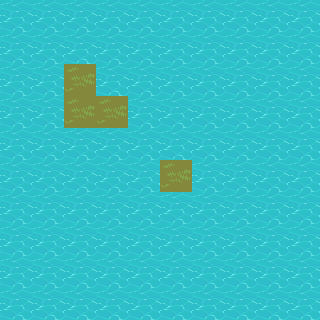

The image is a tile-based game level rendered from a .tmx file. Its description and complete source (layers, tilesets, objects, tile grids) follow:
An orthogonal 10x10 tile map with 32x32 px tiles, 5 tile layers (ground2, ground3, water, water2, ...), 8 tilesets.

<map version="1.10" tiledversion="1.10.1" orientation="orthogonal" renderorder="right-down" width="10" height="10" tilewidth="32" tileheight="32" infinite="0" nextlayerid="36" nextobjectid="842">
 <properties>
  <property name="AutomappingRadius" type="int" value="4" />
 </properties>
 <tileset firstgid="1" source="Terrain - Ancient Ruins.tsx" />
 <tileset firstgid="2210" source="Ancient Ruins-Animated Terrains-16 frames-with transparency.tsx" />
 <tileset firstgid="4550" source="Ancient Ruins-Animated Terrains2-8 frames.tsx" />
 <tileset firstgid="5507" source="Ancient Ruins-Tileset-Terrain2.tsx" />
 <tileset firstgid="9537" name="Atlas-Props" tilewidth="32" tileheight="32" tilecount="2500" columns="50">
  <image source="tiles/map/ancientLand/Props/Atlas-Props.png" width="1600" height="1600" />
 </tileset>
 <tileset firstgid="12037" source="Ancient Ruins-Animated Terrains-8 frames.tsx" />
 <tileset firstgid="12994" name="Atlas-Props" tilewidth="32" tileheight="32" tilecount="2496" columns="39">
  <image source="tiles/map/grassLand/Props/Atlas-Props.png" width="1248" height="2048" />
 </tileset>
 <tileset firstgid="15490" source="Ancient Ruins-Animated Terrains-8 frames-with transparency.tsx" />
 <layer id="30" name="ground2" width="10" height="10">
  <data encoding="csv">
0,0,0,0,0,0,0,0,0,0,
0,0,0,0,195,195,195,195,0,0,
0,0,0,195,195,0,0,195,195,0,
0,0,0,195,195,195,195,195,195,0,
195,195,195,195,195,195,195,195,195,0,
195,195,195,195,195,195,195,195,195,0,
0,195,195,195,195,195,195,195,0,0,
0,0,195,195,195,195,0,0,0,0,
0,0,0,0,0,0,0,0,0,0,
0,0,0,0,0,0,0,0,0,0
</data>
 </layer>
 <layer id="28" name="ground3" width="10" height="10">
  <data encoding="csv">
0,0,0,0,0,0,0,0,0,0,
0,0,0,0,0,0,0,0,0,0,
0,0,0,0,0,0,0,0,0,0,
0,0,0,0,0,0,0,0,0,0,
0,0,0,0,0,0,0,0,0,0,
0,0,0,0,0,0,0,0,0,0,
0,0,0,0,0,0,0,0,0,0,
0,0,0,0,0,0,0,0,0,0,
0,0,0,0,0,0,0,0,0,0,
0,0,0,0,0,0,0,0,0,0
</data>
 </layer>
 <layer id="29" name="water" width="10" height="10">
  <data encoding="csv">
15519,15519,15519,15519,15519,15519,15519,15519,15519,15519,
15519,15519,15519,15519,15519,15519,15519,15519,15519,15519,
15519,15519,15519,15519,15519,15519,15519,15519,15519,15519,
15519,15519,15519,15519,15519,15519,15519,15519,15519,15519,
15519,15519,15519,15519,15519,15519,15519,15519,15519,15519,
15519,15519,15519,15519,15519,15519,15519,15519,15519,15519,
15519,15519,15519,15519,15519,15519,15519,15519,15519,15519,
15519,15519,15519,15519,15519,15519,15519,15519,15519,15519,
15519,15519,15519,15519,15519,15519,15519,15519,15519,15519,
15519,15519,15519,15519,15519,15519,15519,15519,15519,15519
</data>
 </layer>
 <layer id="32" name="water2" width="10" height="10">
  <data encoding="csv">
0,0,0,0,0,0,0,0,0,0,
0,0,0,0,0,0,0,0,0,0,
0,0,195,0,0,0,0,0,0,0,
0,0,195,195,0,0,0,0,0,0,
0,0,0,0,0,0,0,0,0,0,
0,0,0,0,0,195,0,0,0,0,
0,0,0,0,0,0,0,0,0,0,
0,0,0,0,0,0,0,0,0,0,
0,0,0,0,0,0,0,0,0,0,
0,0,0,0,0,0,0,0,0,0
</data>
 </layer>
 <layer id="33" name="water3" width="10" height="10">
  <data encoding="csv">
0,0,0,0,0,0,0,0,0,0,
0,0,0,0,0,0,0,0,0,0,
0,0,0,0,0,0,0,0,0,0,
0,0,0,0,0,0,0,0,0,0,
0,0,0,0,0,0,0,0,0,0,
0,0,0,0,0,0,0,0,0,0,
0,0,0,0,0,0,0,0,0,0,
0,0,0,0,0,0,0,0,0,0,
0,0,0,0,0,0,0,0,0,0,
0,0,0,0,0,0,0,0,0,0
</data>
 </layer>
</map>
